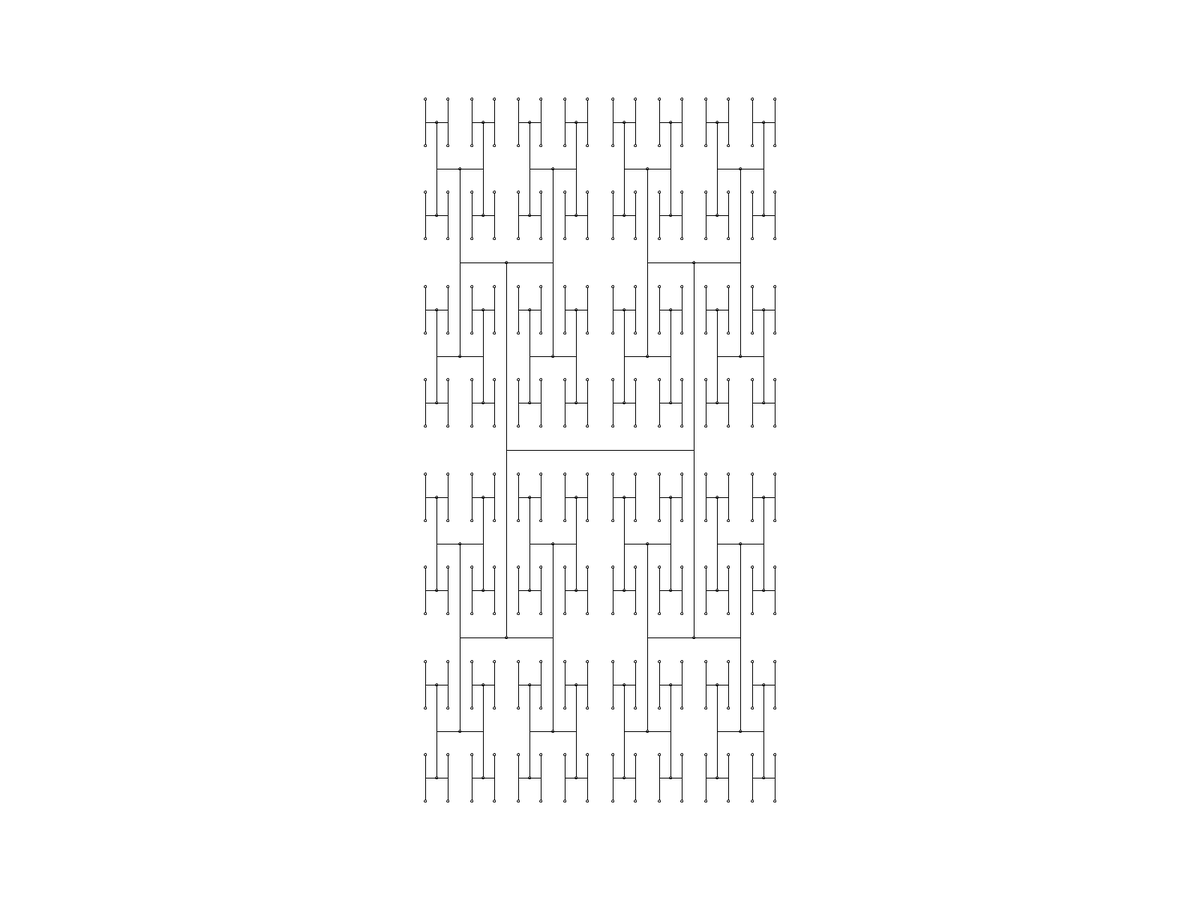
Frame 1 (no input)
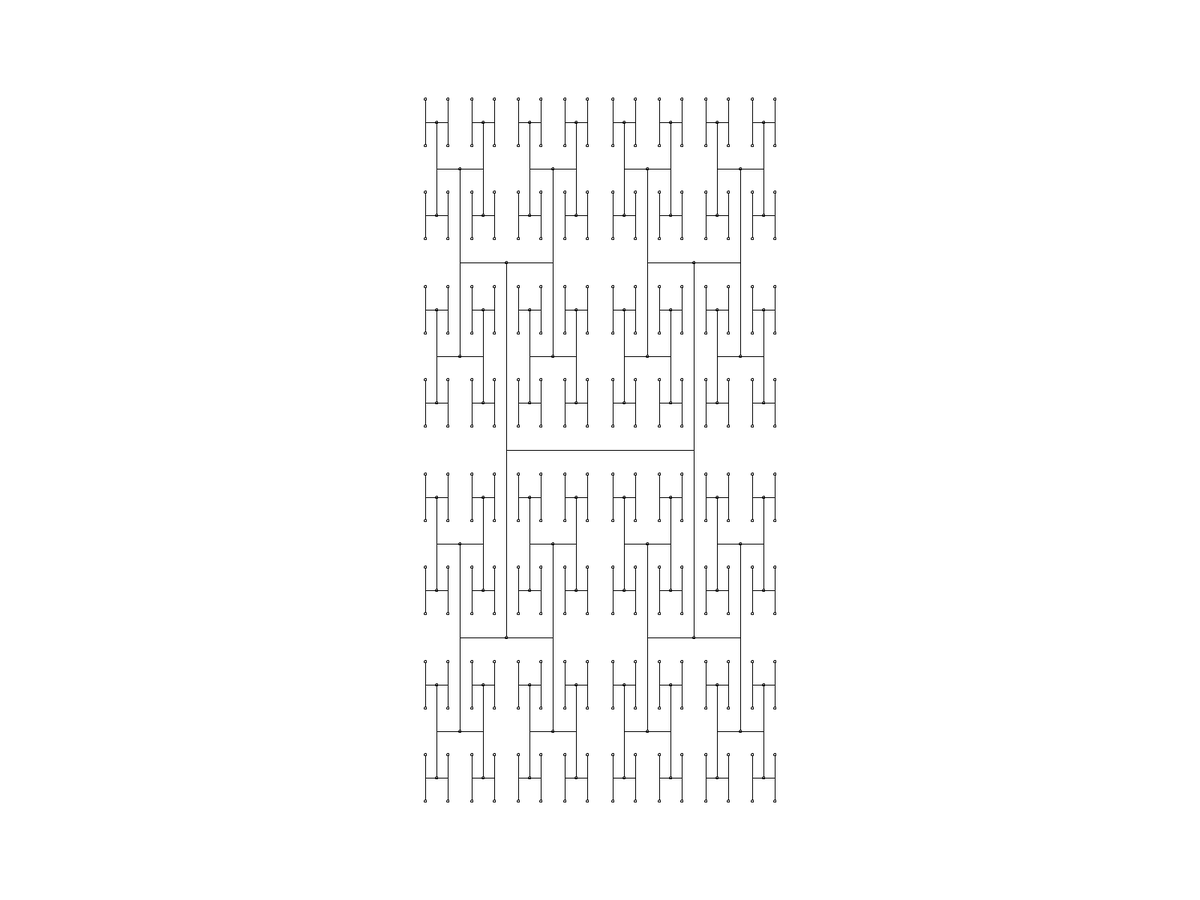
Frame 2 (the mouse pressed at the canvas centre, redrawn once)

The Processing sketch that drew these frames (run headless with seeded random() and noise(); the mouse was pressed at the canvas centre and the sketch redrawn once):

// Processing sketch: code
// ── code.pde
public class Coordinates {
      public float x;
      public float y;
}

boolean showEndpoints = true;

void setup() {
  fullScreen();
  background(255);
  noLoop();
}

void draw() {
    Coordinates centre = new Coordinates();
    centre.x = width/2;
    centre.y = height/2;
    drawRecursive(centre,250,4);
}

void drawRecursive(Coordinates centre, int size, int generation){
  if (generation == 1) drawH(centre, size);
  else{
    Coordinates[] endpoints = new Coordinates[4];
    endpoints = drawH(centre,size);
    drawRecursive(endpoints[0],size/2,generation-1);
    drawRecursive(endpoints[1],size/2,generation-1);
    drawRecursive(endpoints[2],size/2,generation-1);
    drawRecursive(endpoints[3],size/2,generation-1);
  }
}

Coordinates[] drawH(Coordinates centre, int size){
  Coordinates[] endpoints = new Coordinates[4];

  line(centre.x-(size/2), centre.y-(size), centre.x-(size/2), centre.y+(size));
  line(centre.x+(size/2), centre.y-(size), centre.x+(size/2), centre.y+(size));
  line(centre.x-(size/2), centre.y, centre.x+(size/2), centre.y);

  endpoints[0]= new Coordinates();
  endpoints[1]= new Coordinates();
  endpoints[2]= new Coordinates();
  endpoints[3]= new Coordinates();

  endpoints[0].x=centre.x-(size/2);
  endpoints[0].y=centre.y-size;
  if (showEndpoints) ellipse(endpoints[0].x, endpoints[0].y, 3, 3);

  endpoints[1].x=centre.x+(size/2);
  endpoints[1].y=centre.y-size;
  if (showEndpoints) ellipse(endpoints[1].x, endpoints[1].y, 3, 3);

  endpoints[2].x=centre.x-(size/2);
  endpoints[2].y=centre.y+size;
  if (showEndpoints) ellipse(endpoints[2].x, endpoints[2].y, 3, 3);

  endpoints[3].x=centre.x+(size/2);
  endpoints[3].y=centre.y+size;
  if (showEndpoints) ellipse(endpoints[3].x, endpoints[3].y, 3, 3);

  return endpoints;
}
